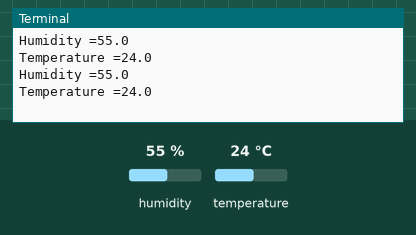
A program run on a simulated Raspberry Pi (BCM pin numbers). Shown: the last lines printed to the terminal. The inputs (shaded band) are chosen by the test bench; at power-on: humidity 55 %, temperature 24 °C.

Above: at 1.2 s.
1.3 s: humidity set to 22 %
At 2.0 s:
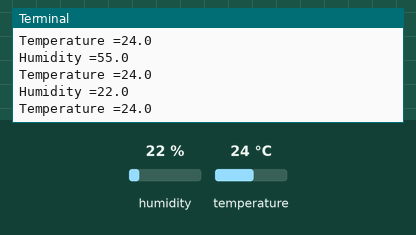
2.8 s: temperature set to 12 °C
At 3.6 s:
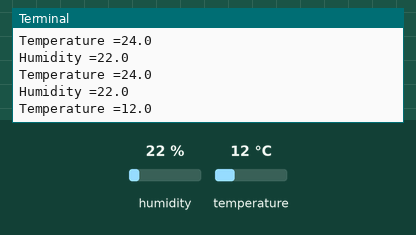
4.3 s: humidity set to 40 %
At 4.3 s:
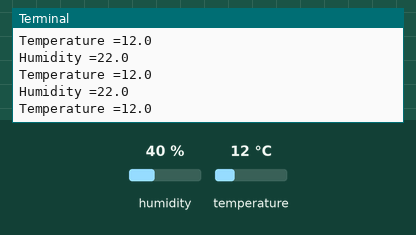
Timing chart, 0 to 7.3 s (numbered marks = the images above; inputs shaded):
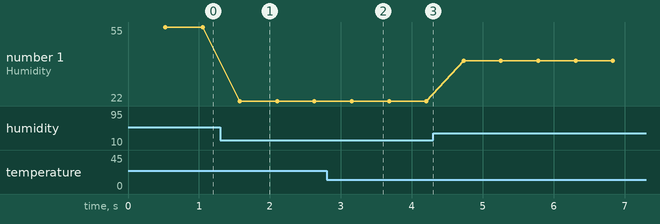

The program:

dht11.py
```python
# @Auth Xtrans Solutions Pvt. Ltd.
# Program to test DHT11 sensor
#Before executing this program intsall Adafruit_DHT11 Library using follwing command
#sudo apt-get install Adafruit_DHT11
import time
import Adafruit_DHT

#Set the type of sensor and the pin for sensor
sensor = Adafruit_DHT.DHT11
pin = 4


while(1):
    try:
        humidity, temperature = Adafruit_DHT.read_retry(sensor, pin)
        print ("Humidity ="+str(humidity))
        print ("Temperature ="+str(temperature))
    except ValueError:
        print ("Unable to read data")
```

Measured:
- after the input at 1.3 s, the terminal: prints a new line after 0.28 s (image 1)
- after the input at 2.8 s, the terminal: prints a new line after 0.35 s (image 2)
- plotted number 1: 55 → 22 after the input at 1.3 s, 22 → 40 after the input at 4.3 s
